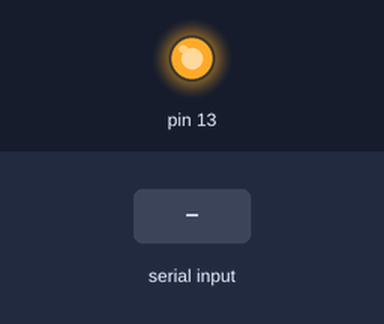
Recording of a sketch running on a simulated Arduino Mega 2560, built with avr-gcc and run on an emulated ATmega2560. Parts: output pins drawn as LEDs (lit = HIGH). The inputs (shaded band) are chosen by the test bench. What the sketch prints to the serial monitor is not drawn.

Above: at 0.9 s.
1.0 s: "1" received over Serial
At 6.7 s:
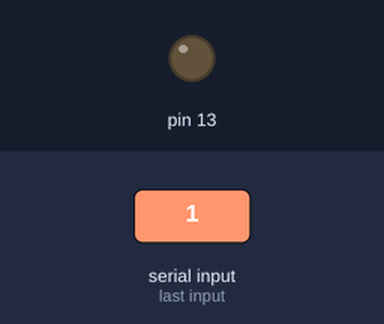
Timing chart, 0 to 8.2 s (numbered marks = the images above; inputs shaded):
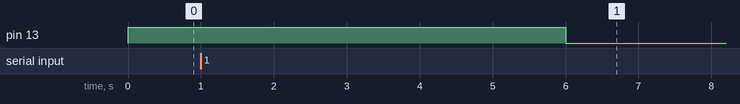

The sketch:

megaTesting.ino
```cpp
/*
For testing serial communication between carla and an arduino using my own
personal MEGA for these tests. Shows various calls the arduino can make to the
simulator
*/

boolean lightOn = false;

void setup() {

    pinMode(13, OUTPUT);

    Serial.begin(115200);
    ToggleLight();
    while(!Serial.available() ){}
    ToggleLight();
}

void loop(){

   RandomDemo();

}

/*
    Demo Values for Simulator all 8 bits
    Throttle : float (0 to 255)
    Steering : float (-128 to 127)
    Brakes: float (0 to 255)
*/

void driveFrontandBack(){


    //start driving, then turn right after 5 seconds, continue driving
    ToggleLight();
    updateThrottle(127);
    ToggleLight();

    delay(5000);

    ToggleLight();

    ToggleLight();

    delay(5000);
}


//Test method for driving the vehicle
void RandomDemo(){

    //start driving, then turn right after 5 seconds, continue driving
    ToggleLight();
    updateThrottle(127); //Half speed
    delay(5000);
    updateSteering(60); //Half left
    ToggleLight();

    //Wait 5 seconds and then stop throttle and apply brakes
    ToggleLight();
    updateThrottle(0);
    ToggleLight();

    //Wait 5 seconds and turn off the brake and set steering straight
    delay(5000);
    updateSteering(0);
}


//Toggle the light on pin 13
void ToggleLight(){
    if (!lightOn){
        digitalWrite(13, HIGH);
    } else {
        digitalWrite(13, LOW);
    }

    lightOn = !lightOn;
}

void updateThrottle(int value){
    Serial.write(0); //mapped to throttle command in simulator
    Serial.write(value);
}

void updateSteering(int value){
    Serial.write(1); //mapped to steering command in simulator
    Serial.write(value);
}

void updateBrake(int value){
    Serial.write(2); //mapped to braking command in simulator
    Serial.write(value);
}
```

Measured:
- after the input at 1.0 s, pin 13: HIGH → LOW after 5.0 s
